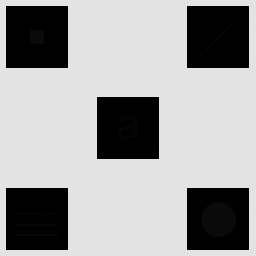
#> input picture Imagen_con_detalles_escondidos.tif, 256 x 256 px
$ python Problema1.py
#> lines starting #> are read from the running program, lines starting #| are printed output that depends on the picture
import os
import cv2
import numpy as np
import matplotlib.pyplot as plt

# Definimos función para mostrar imágenes (la misma vista en clase, Unidad 3)
def imshow(img, new_fig=True, title=None, color_img=False, blocking=False, colorbar=True, ticks=False):
    if new_fig:
        plt.figure()
    if color_img:
        plt.imshow(img)
    else:
        plt.imshow(img, cmap='gray')
    plt.title(title)
    if not ticks:
        plt.xticks([]), plt.yticks([])
    if colorbar:
        plt.colorbar()
    if new_fig:
        plt.show(block=blocking)


# Las rutas se arman respecto de la carpeta del script (funciona sin importar desde dónde se ejecute).
# La imagen se busca junto al script o en la subcarpeta "imagenes", con el nombre del archivo entregado
# o con el que figura en el enunciado.
CARPETA_SCRIPT = os.path.dirname(os.path.abspath(__file__))
NOMBRES_IMAGEN = ["Imagen_con_detalles_escondidos.tif", "Imagen_con_objetos_ocultos.tiff"]
CARPETA_SALIDAS = os.path.join(CARPETA_SCRIPT, "salidas")


def buscar_imagen():
    for carpeta in (CARPETA_SCRIPT, os.path.join(CARPETA_SCRIPT, "imagenes")):
        for nombre in NOMBRES_IMAGEN:
            ruta = os.path.join(carpeta, nombre)
            if os.path.isfile(ruta):
                return ruta
    raise FileNotFoundError(f"No se encontró {' ni '.join(NOMBRES_IMAGEN)} junto al script ni en la carpeta 'imagenes'")


def ecualizacion_local_histograma(img, ventana):
    # img:     Imagen 2D en escala de grises, uint8.
    # ventana: Tamaño de la ventana de procesamiento. Puede ser un entero (ventana cuadrada)
    #          o una tupla (M, N) = (alto, ancho), con M y N enteros positivos.
    # Salida:  Imagen uint8 del mismo tamaño que la de entrada.
    #
    # Para cada pixel: se calcula el histograma de su ventana, se obtiene la transformación de
    # la ecualización (distribución acumulada * 255) y se aplica SOLO al pixel central.
    if img.ndim != 2 or img.dtype != np.uint8:
        raise ValueError("La imagen debe ser 2D (escala de grises) y de tipo uint8")
    if isinstance(ventana, (int, np.integer)):
        M, N = ventana, ventana
    elif isinstance(ventana, (tuple, list)) and len(ventana) == 2:
        M, N = ventana
    else:
        raise ValueError("La ventana debe ser un entero o una tupla (M, N) de enteros positivos")
    if not all(isinstance(v, (int, np.integer)) and not isinstance(v, bool) for v in (M, N)):
        raise ValueError("M y N deben ser enteros positivos")
    M, N = int(M), int(N)
    if M < 1 or N < 1:
        raise ValueError("M y N deben ser enteros positivos")

    L = 256                                                 # Niveles de intensidad
    h, w = img.shape

    # Agrego bordes para poder centrar la ventana en los pixels de los extremos
    top, left = M // 2, N // 2
    bottom, right = M - top - 1, N - left - 1               # (Si M o N son pares, un lado recibe un pixel menos)
    img_pad = cv2.copyMakeBorder(img, top, bottom, left, right, cv2.BORDER_REPLICATE)

    #Recorro la imagen
    img_out = np.zeros_like(img)
    for i in range(h):
        for j in range(w):
            ventana_ij = img_pad[i:i+M, j:j+N]                          # Ventana centrada en el pixel (i,j)
            hist = np.bincount(ventana_ij.ravel(), minlength=L)         # Histograma local
            cdf = np.cumsum(hist) / (M*N)                               # Distribución acumulada normalizada
            img_out[i, j] = np.uint8(np.round((L-1) * cdf[img[i, j]]))  # Transformación aplicada al pixel central
    return img_out


if __name__ == "__main__":
    os.makedirs(CARPETA_SALIDAS, exist_ok=True)

    ruta_imagen = buscar_imagen()
    img = cv2.imread(ruta_imagen, cv2.IMREAD_GRAYSCALE)
#> img is the input picture: shape (256, 256); min 0, max 228, mean 160.7
    if img is None:
        raise FileNotFoundError(f"No se pudo leer la imagen: {ruta_imagen}")
    print(img.shape, img.dtype, np.unique(img))                 # Valores: 0 a 11 (objetos) y 226 a 228 (fondo)
#| (256, 256) uint8 [  0   1   2   3   4   5   6   7   8   9  10  11 226 227 228]

    #  Imagen original e histograma (escala logarítmica: hay solo dos grupos de valores)
    plt.figure(figsize=(10, 4))
    plt.subplot(121), imshow(img, new_fig=False, title="Imagen Original", colorbar=False)
    plt.subplot(122), plt.bar(range(256), np.bincount(img.ravel(), minlength=256), width=1)
    plt.yscale("log"), plt.xlim(-2, 257), plt.title("Histograma (escala logarítmica)"), plt.xlabel("Nivel de intensidad")
    plt.tight_layout()
    plt.savefig(os.path.join(CARPETA_SALIDAS, "histograma_original.png"), dpi=110)
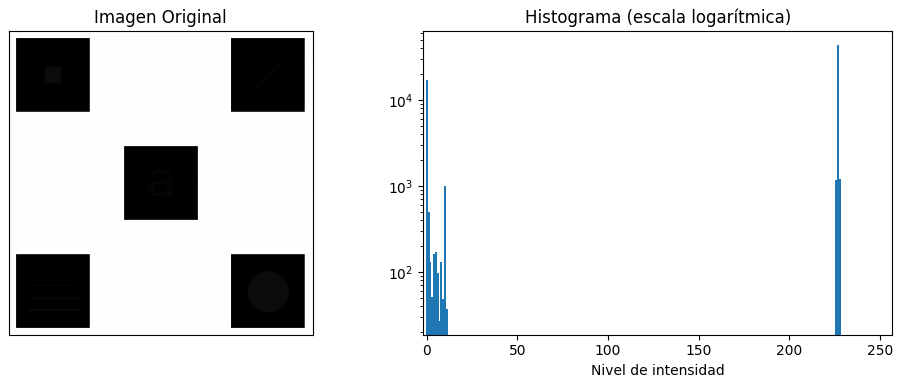
#> figure drawn by matplotlib, 2 panels; panel 2: tallest bar 43946 high, from x = 226.5 to 227.5
    plt.show(block=False)

    #  Ecualización global (para comparar)
    img_eq = cv2.equalizeHist(img)
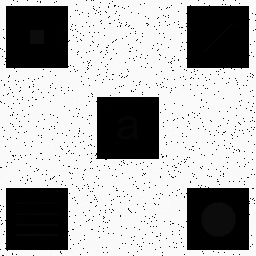
#> img_eq: shape (256, 256); min 0, max 255, mean 172.2
    cv2.imwrite(os.path.join(CARPETA_SALIDAS, "global.png"), img_eq)

    #  Ecualización local con diferentes tamaños de ventana
    tamanos = [3, 7, 15, 25, 51, 101]
    resultados = {}
    for t in tamanos:
        print(f"Procesando ventana {t}x{t}...")
        resultados[t] = ecualizacion_local_histograma(img, t)
        cv2.imwrite(os.path.join(CARPETA_SALIDAS, f"local_{t}x{t}.png"), resultados[t])
#> this loop made 6 passes
#> pass 1, `cv2.imwrite(os.path.join(CARPETA_SALIDAS, f"local_{t}x{t}.png"), resul..`:
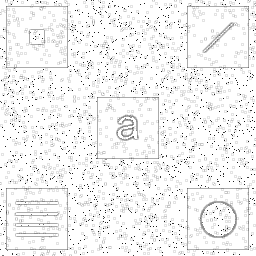
#> saved as local_3x3.png: shape (256, 256); min 28, max 255, mean 242.6
#> pass 2, in ecualizacion_local_histograma (call 2), `img_pad = cv2.copyMakeBorder(img, top, bottom, left, right, cv2.BORDER..`:
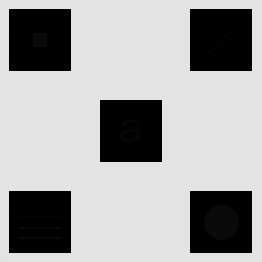
#> img_pad: shape (262, 262); min 0, max 228, mean 163.7
#> pass 2, `cv2.imwrite(os.path.join(CARPETA_SALIDAS, f"local_{t}x{t}.png"), resul..`:
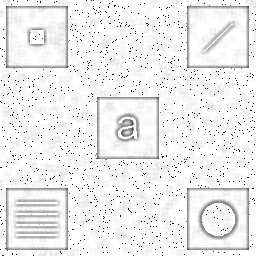
#> saved as local_7x7.png: shape (256, 256); min 5, max 255, mean 238.2
#> after the loop, resultados = 6 items

    #Comparación
    plt.figure()
    ax = plt.subplot(241)
    imshow(img, new_fig=False, title="Original", colorbar=False)
    plt.subplot(242, sharex=ax, sharey=ax), imshow(img_eq, new_fig=False, title="Ecualización global", colorbar=False)
    for k, t in enumerate(tamanos):
        plt.subplot(2, 4, k+3, sharex=ax, sharey=ax), imshow(resultados[t], new_fig=False, title=f"Local {t}x{t}", colorbar=False)
    plt.suptitle("Ecualización local de histograma - Influencia del tamaño de ventana")
    plt.savefig(os.path.join(CARPETA_SALIDAS, "comparacion_ventanas.png"), dpi=110)
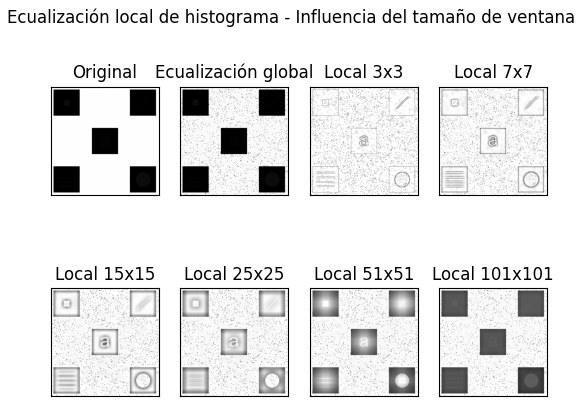
#> figure drawn by matplotlib, 8 panels
    plt.show()
